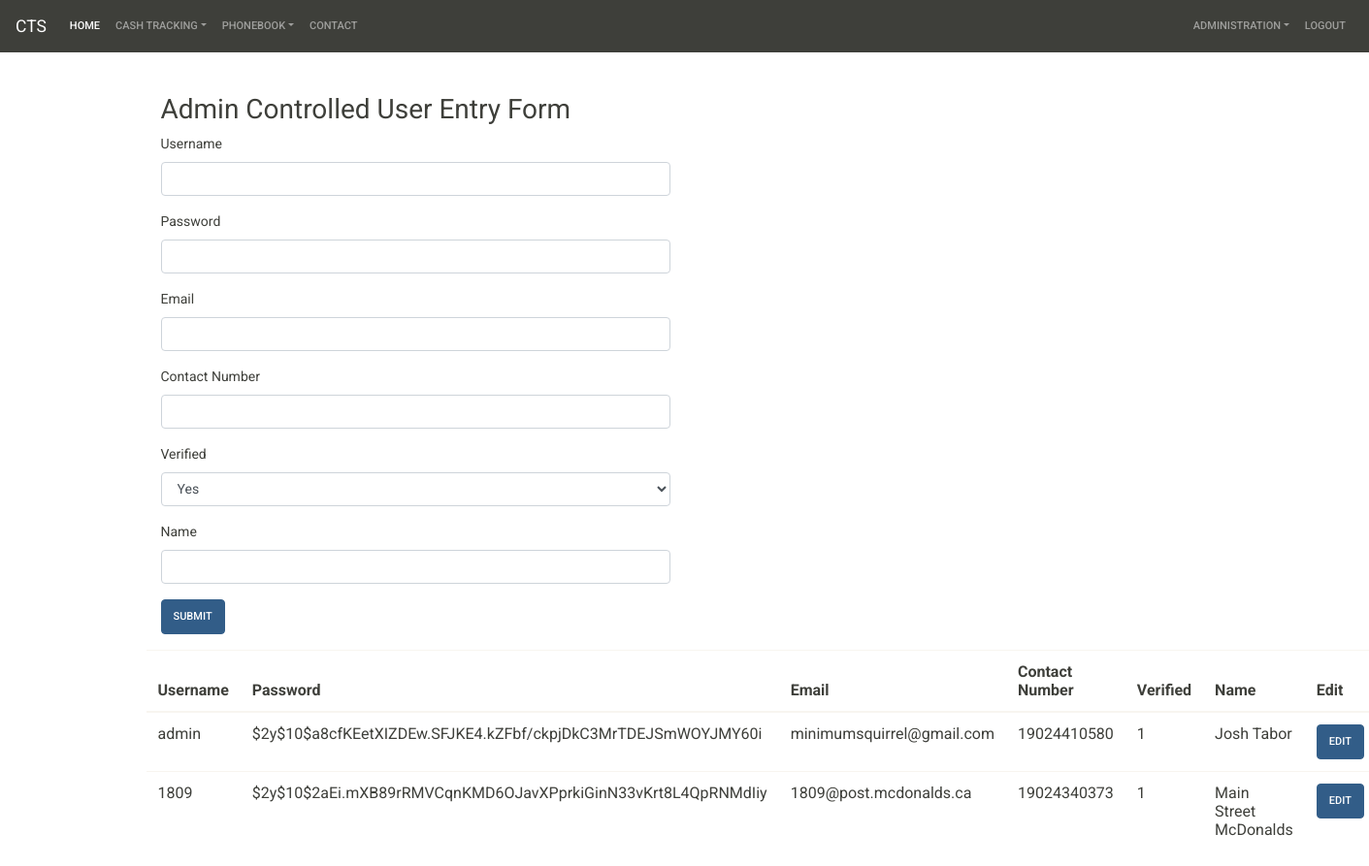
The page /users.php (signed in) on the database its author committed.
### tables this page shows
CREATE TABLE `members` (
  `username` varchar(65) NOT NULL DEFAULT '',
  `password` varchar(65) NOT NULL DEFAULT '',
  `email` varchar(65) NOT NULL,
  `contactnum` varchar(65) NOT NULL,
  `verified` tinyint(1) NOT NULL DEFAULT '1',
  `realname` varchar(65) NOT NULL,
  `mod_timestamp` timestamp NOT NULL DEFAULT CURRENT_TIMESTAMP ON UPDATE CURRENT_TIMESTAMP,
  `id` int(11) NOT NULL
);

### users.php (the view, shortened to what this page needs)
<?php
 	include "sql_connection.php";
 	include "header.php";
 ?>
<html lang="en">
  <head>
	<link href="css/bootstrap.min.css" rel="stylesheet">
	<link href="css/updated.css" rel="stylesheet">
  </head>
 	<body>
 		<div class="container">
 			<div>
 				<br></br>
 				<h2 class="col-md-6">Admin Controlled User Entry Form</h2>
 			</div>
 			<?php
 				if( isset($_GET['edit_id']) ){
 					$sql = "SELECT * FROM members WHERE id = '$_GET[edit_id]'";
 					$run = mysqli_query($conn, $sql);
 					while ( $rows = mysqli_fetch_assoc($run) ) {
 						$username = $rows['username'];
 						$password = $rows['password'];
 						$email = $rows['email'];
 						$contactnum = $rows['contactnum'];
 						$verified = $rows['verified'];
 						$realname = $rows['realname'];
 					}
 					?>
 					<h3 class='col-md-6'>Edit</h3>
	 		<form class="col-md-6" method="post">
	 			<div class="form-group">
	 				<label>Username</label>
	 				<input type ="text" name="edit_username" value="<?php echo $username; ?>" class="form-control" required>
	 			</div>
	 			<div class="form-group">
	 				<label>Password</label>
	 				<input type ="password" name="edit_password" value="<?php echo $password; ?>" class="form-control" required>
	 			</div>
	 			<div class="form-group">
	 				<label>Email</label>
	 				<input type ="email" name="edit_email" value="<?php echo $email; ?>" class="form-control" required>
	 			</div>
	 			<div class="form-group">
	 				<label>Contact Number</label>
	 				<input type ="test" name="edit_contactnum" value="<?php echo $contactnum; ?>" class="form-control" required>
	 			</div>
	 			<div class="form-group">
	 				<label>Verified</label>
	 				<select name="edit_verified" class="form-control" required>
	 						<option value="1">Yes</option>
	 						<option value="0">No</option>
	 				</select>
	 			</div>
	 			<div class="form-group">
	 				<label>Name</label>
	 				<input type ="text" name="edit_realname" value="<?php echo $realname; ?>" class="form-control" required>
	 			</div>
	 			<div class="form-group">
	 				<input type ="hidden" value="<?php echo $_GET['edit_id']?>" name="edit_user_id">
	 				<input type ="submit" value="Edit Complete" name="edit_user" class="btn btn-submit">
	 			</div>
	 		</form>
 	 		<?php } else { ?>
 	 		<form class="col-md-6" method="post">
	 			<div class="form-group">
	 				<label>Username</label>
	 				<input type ="text" name="username" class="form-control" required>
	 			</div>
	 			<div class="form-group">
	 				<label>Password</label>
	 				<input type ="password" name="password" class="form-control" required>
	 			</div>
	 			<div class="form-group">
	 				<label>Email</label>
	 				<input type ="email" name="email" class="form-control" required>
	 			</div>
	 			<div class="form-group">
	 				<label>Contact Number</label>
	 				<input type ="text" name="contactnum" class="form-control" required>
	 			</div>
	 			<div class="form-group">
	 				<label>Verified</label>
	 				<select class="form-control" name="verified" required>
	 						<option value="1">Yes</option>
	 				</select>
	 			</div>
	 			<div class="form-group">
	 				<label>Name</label>
	 				<input type ="text" name="realname" class="form-control" required>
	 			</div>
	 			<div class="form-group">
	 				<input type ="submit" name="submit_user" class="btn btn-primary">
	 			</div>
	 		</form>
	 	<?php }
	 			$sql = "SELECT * FROM members";
				$run = mysqli_query($conn, $sql);
				echo "
					<table class='table'>
						<thead>
							<tr>
								<th>Username</th>
								<th>Password</th>
								<th>Email</th>
								<th>Contact Number</th>
								<th>Verified</th>
								<th>Name</th>
								<th>Edit</th>
								<th>Delete</th>
							</tr>
						</thead>
						<tbody>
				";
				while($rows = mysqli_fetch_assoc($run) ) {
				echo "
					<tr>
						<td>$rows[username]</td>
						<td>$rows[password]</td>
						<td>$rows[email]</td>
						<td>$rows[contactnum]</td>
						<td>$rows[verified]</td>
						<td>$rows[realname]</td>
						<td><a href='users.php?edit_id=$rows[id]' class='btn btn-primary'>Edit</a></td>
						<td><a href='users.php?del_id=$rows[id]' class='btn btn-secondary'>Delete</a></td>
					</tr>
				";
				}
				echo "</tbody>
					</table>";
			?>
		</div>
 	</body>
</html>

### rows shown on the page
members: username "admin", password "$2y$10$a8cfKEetXIZDEw.SFJKE4.kZFbf/ckpjDkC3MrTDEJSmWOYJMY60i", email "minimumsquirrel@gmail.com", contactnum "19024410580", verified "1", realname "Josh Tabor"
members: username "1809", password "$2y$10$2aEi.mXB89rRMVCqnKMD6OJavXPprkiGinN33vKrt8L4QpRNMdIiy", email "1809@post.mcdonalds.ca", contactnum "19024340373", verified "1", realname "Main Street McDonalds"
